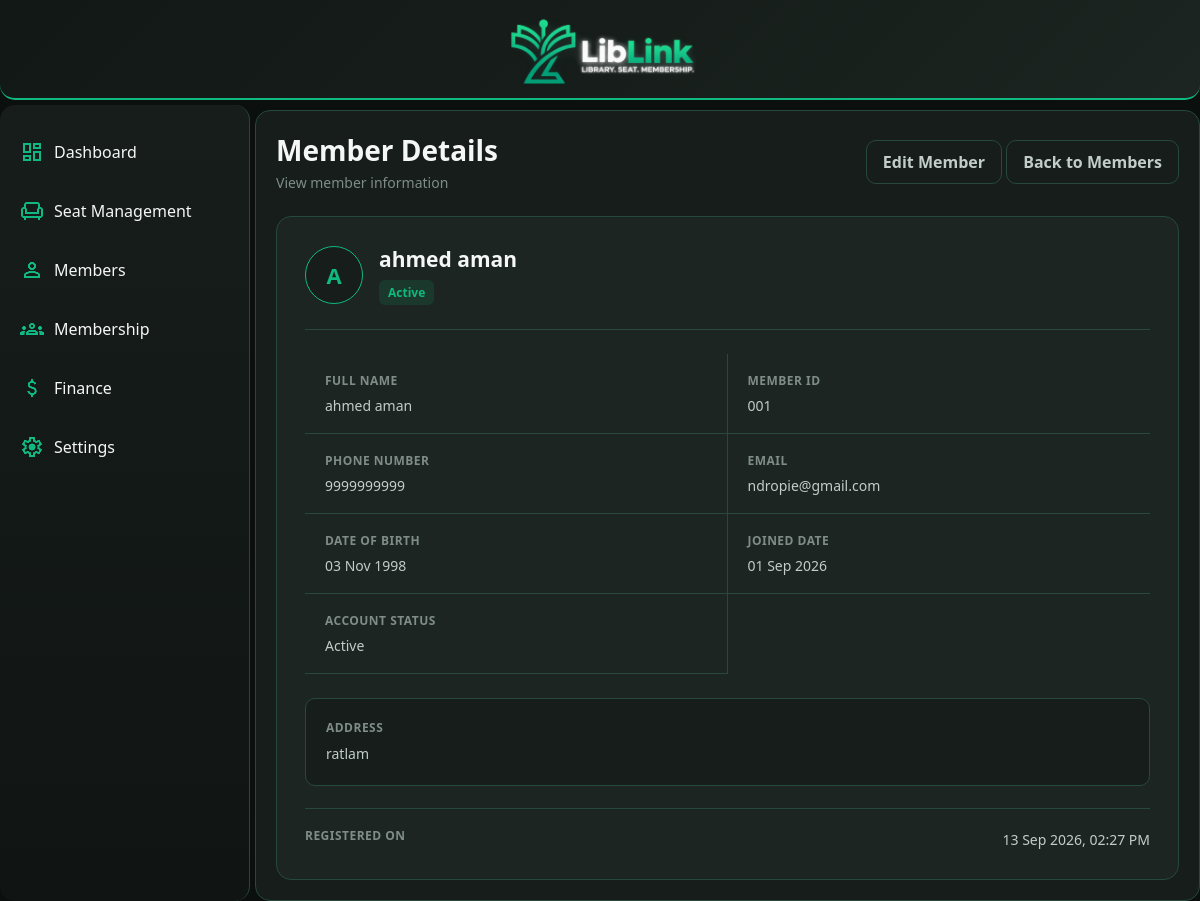
The page /MembersPage/4/ on the database its author committed.
### App/models.py (models this page shows, shortened)
class Member(models.Model):
    full_name = models.CharField(max_length=100)
    MemberID = models.CharField(max_length=10, null=True, blank=True)
    phone = models.CharField(max_length=15)
    email = models.EmailField(blank=True)
    date_of_birth = models.DateField()
    address = models.TextField()
    joined_date = models.DateField()
    status = models.BooleanField(default=True)
    created_at = models.DateTimeField(auto_now_add=True)
    class Meta:
        constraints = [
            models.UniqueConstraint(
                fields=["MemberID"],
                condition=models.Q(MemberID__isnull=False),
                name="unique_member_id")
            ]

### App/views.py (the view)
# urls.py: path('MembersPage/<int:MemberID>/', views.MemberDetails, name='MemberDetails'),
def MemberDetails(request,MemberID):
    member = Member.objects.get(id = MemberID)
    return render ( request, "MemberDetails.html",
                   {"member":member})

### App/templates/MemberDetails.html (shortened to what this page needs)
{% extends 'base.html' %}
{% block pagecontent %}
<div class="member-details-header">
<div>
    <h1>Member Details</h1>
    <p>View member information</p>
</div>
<div class="member-details-actions">
    <a href="{% url 'EditMember' member.id %}" class="secondary-btn">
        Edit Member
    </a>
    <a href="{% url 'MembersPage' %}" class="secondary-btn">
        Back to Members
    </a>
</div>
</div>
<div class="member-details-card">
<div class="member-profile">
    <div class="member-avatar">
        {{ member.full_name|first|upper }}
    </div>
    <div>
        <h2>{{ member.full_name }}</h2>
        {% if member.status %}
            <span class="member-status active">
                Active
            </span>
        {% else %}
            <span class="member-status inactive">
                Inactive
            </span>
        {% endif %}
    </div>
</div>
<div class="member-info-grid">
    <div class="member-info-item">
        <span class="info-label">
            Full Name
        </span>
        <span class="info-value">
            {{ member.full_name }}
        </span>
    </div>
    <div class="member-info-item">
        <span class="info-label">
            Member ID
        </span>
        <span class="info-value">
            {{ member.MemberID }}
        </span>
    </div>
    <div class="member-info-item">
        <span class="info-label">
            Phone Number
        </span>
        <span class="info-value">
            {{ member.phone }}
        </span>
    </div>
    <div class="member-info-item">
        <span class="info-label">
            Email
        </span>
        <span class="info-value">
            {% if member.email %}
                {{ member.email }}
            {% else %}
                —
            {% endif %}
        </span>
    </div>
    <div class="member-info-item">
        <span class="info-label">
            Date of Birth
        </span>
        <span class="info-value">
            {{ member.date_of_birth|date:"d M Y" }}
        </span>
    </div>
    <div class="member-info-item">
        <span class="info-label">
            Joined Date
        </span>
        <span class="info-value">
            {{ member.joined_date|date:"d M Y" }}
        </span>
    </div>
    <div class="member-info-item">
        <span class="info-label">
            Account Status
        </span>
        <span class="info-value">
            {% if member.status %}
                Active
            {% else %}
                Inactive
            {% endif %}
        </span>
    </div>
</div>
<div class="member-address-section">
    <span class="info-label">
        Address
    </span>
    <div class="member-address">
        {{ member.address }}
    </div>
</div>
<div class="member-created">
    <span class="info-label">
        Registered On
    </span>
    <span class="info-value">
        {{ member.created_at|date:"d M Y, h:i A" }}
    </span>
</div>
</div>
{% endblock %}

### static/css/style.css (style rules this page uses)
:root { --bg-main: #0B0F0E; --bg-sidebar: #101513; --bg-header: #121816; --surface: #161D1A; --surface-card: #1C2521; --surface-hover: #252F2B; --surface-active: #2D3934; --primary: #10B981; --primary-hover: #0EA371; --primary-light: #34D399; --white: #FFFFFF; --text-primary: #F5F7F6; --text-secondary: #C2CCC8; --text-muted: #7F8C87; --border: #27493c; --border-light: #35413C; --border-primary: #10B981; --success: #10B981; --warning: #F59E0B; --danger: #EF4444; --info: #38BDF8; --shadow: rgba(0, 0, 0, 0.40); --overlay: rgba(255, 255, 255, 0.05); }
* { font-family: 'Noto Sans', sans-serif; padding: 0; margin: 0; box-sizing: border-box; }
body { background-color: var(--bg-main); color: var(--text-primary); }
.active { color:var(--success); font-weight: 600; }
.secondary-btn { display: inline-flex; align-items: center; justify-content: center; padding: 10px 16px; background: var(--surface); color: var(--text-secondary); text-decoration: none; border: 1px solid var(--border); border-radius: 10px; font-weight: 600; transition: background 0.2s ease, color 0.2s ease; }
.member-details-header { display:flex; justify-content: space-between; align-items: center; margin-bottom: 24px; }
.member-details-header h1 { margin: 0px; font-size: 28px; font-weight: 600; color: var(--text-primary); }
.member-details-header p { margin-top: 4px; color: var(--text-muted); font-size: 14px; }
.member-details-card { background: var(--surface-card); border: 1px solid var(--border); border-radius: 15px; padding: 28px; }
.member-profile { display: flex; align-items: center; gap: 16px; padding-bottom: 24px; border-bottom: 1px solid var(--border); }
.member-avatar { width: 58px; height: 58px; display: flex; align-items: center; justify-content: center; flex-shrink: 0; border-radius: 50%; background:var(--surface); border: 1px solid var(--primary); color: var(--primary); font-size: 22px; font-weight: 700; }
.member-profile h2 { margin: 0 0 7px; color: var(--text-primary); font-size: 21px; font-weight: 600; }
.member-status { display: inline-flex; align-items: center; padding: 4px 9px; border-radius: 6px; font-size: 12px; font-weight: 600; }
.member-status.active { background: rgba(16, 185, 129, 0.12); color: var(--success); }
.member-info-grid { display: grid; grid-template-columns: 1fr 1fr; margin-top: 24px; }
.member-info-item { padding: 18px 20px; border-bottom: 1px solid var(--border); }
.member-info-item:nth-child(odd) { border-right: 1px solid var(--border); }
.info-label { display: block; margin-bottom: 7px; color: var(--text-muted); font-size: 12px; font-weight: 600; text-transform: uppercase; letter-spacing: 0.04em; }
.info-value { display: block; color: var(--text-secondary); font-size: 14px; font-weight: 500; word-break: break-word; }
.member-address-section { margin-top: 24px; padding: 20px; background: var(--surface); border: 1px solid var(--border); border-radius: 10px; }
.member-address { color: var(--text-secondary); font-size: 14px; line-height: 1.6; }
.member-created { display: flex; justify-content: space-between; align-items: center; margin-top: 22px; padding-top: 18px; border-top: 1px solid var(--border); }

### rows shown on the page
Member: full_name|first "A", full_name "ahmed aman", MemberID "001", phone "9999999999", email "ndropie@gmail.com", date_of_birth "03 Nov 1998", joined_date "01 Sep 2026", address "ratlam", created_at "13 Sep 2026, 02:27 PM"
